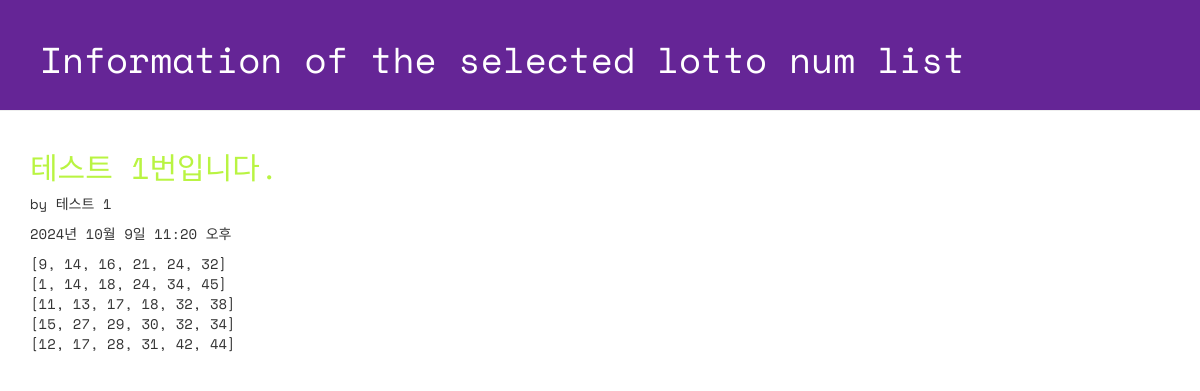
The app's page /lotto/3/detail/ with its own data.
### lotto/models.py (models this page shows, shortened)
class GuessNumbers(models.Model):
    name = models.CharField(max_length=24) # 로또 번호 리스트의 이름
    text = models.CharField(max_length=255) # 로또 번호 리스트에 대한 설명
    lottos = models.CharField(max_length=255, default='[1, 2, 3, 4, 5, 6]') # 로또 번호들이 담길 str
    num_lotto = models.IntegerField(default=5) # 6개 번호 set의 갯수
    update_date = models.DateTimeField()

### lotto/views.py (the view)
# urls.py: path('lotto/<int:lottokey>/detail/',views.detail, name='detail'),
def detail(request, lottokey):
    lotto = GuessNumbers.objects.get(id = lottokey)
    return render(request, "lotto/detail.html", {"lotto": lotto})

### lotto/templates/lotto/detail.html (shortened to what this page needs)
<!DOCTYPE html>
{% load static %}
<html lang="ko">
    <head>
        <link rel="stylesheet" href="//maxcdn.bootstrapcdn.com/bootstrap/3.2.0/css/bootstrap.min.css" />
        <link rel="stylesheet" href="//maxcdn.bootstrapcdn.com/bootstrap/3.2.0/css/bootstrap-theme.min.css" />
        <link rel="stylesheet" href="{% static 'css/lotto.css'%}" />
    </head>
    <body>
        <div class="page-header">
            <h1>Information of the selected lotto num list</h1>
        </div>
        <div class="container lotto">
            <h2>{{ lotto.text }}</h2>
            <p>by {{ lotto.name }}</p>
            <p>{{ lotto.update_date }}</p>
            <p>{{ lotto.lottos | linebreaksbr }}</p>
        </div>
    </body>
</html>

### lotto/static/css/lotto.css (style rules this page uses)
.page-header { background-color: #652596; margin-top: 0; padding: 20px 20px 20px 40px; font-family: 'Space Mono', monospace; }
.page-header h1 { color: #ffffff; }
.container { font-family: 'Space Mono', monospace; }
.container h2 { color: #b9f442; }

### records on screen
GuessNumbers: text "테스트 1번입니다.", name "테스트 1", update_date "2024년 10월 9일 11:20 오후", lottos "[9, 14, 16, 21, 24, 32] [1, 14, 18, 24, 34, 45] [11, 13, 17, 18, 32, 38] [15, 27, 29, 30, 32, 34] [12, 17, 28, 31, 42, 44]"
